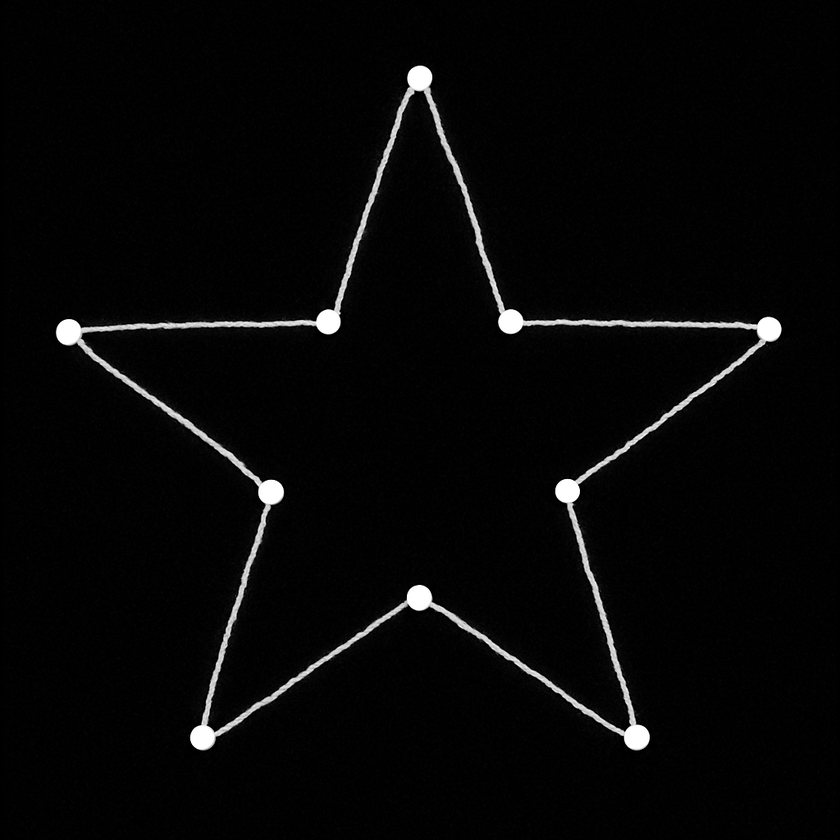
#> input picture src/custom_scripts/input.png, 840 x 840 px, shrunk from 1024 x 1024 before the run
$ python export_pos.py
#> lines starting #> are read from the running program, lines starting #| are printed output that depends on the picture; after the words box and inside, x2 and y2 are one past the last pixel; in counts of white or black regions, pixels touching at a corner belong together
import cv2
import numpy as np
import yaml
import math

# -------- Custom YAML Dumper for the exact format ----------
class InlineDictDumper(yaml.SafeDumper):
    def represent_dict(self, data):
        return self.represent_mapping('tag:yaml.org,2002:map', data, flow_style=False)

    def represent_list(self, data):
        # For lists of waypoints, use flow style (square brackets)
        if len(data) > 0 and isinstance(data[0], list) and len(data[0]) == 4:
            return self.represent_sequence('tag:yaml.org,2002:seq', data, flow_style=True)
        # For single waypoints, also use flow style
        elif len(data) == 4:
            return self.represent_sequence('tag:yaml.org,2002:seq', data, flow_style=True)
        # For other lists, use block style
        else:
            return self.represent_sequence('tag:yaml.org,2002:seq', data, flow_style=False)

InlineDictDumper.add_representer(dict, InlineDictDumper.represent_dict)
InlineDictDumper.add_representer(list, InlineDictDumper.represent_list)

# -------- Load & Process Image ----------
img = cv2.imread("input.png")  # input star image
#> img is the input picture: shape (840, 840, 3); mean B, G, R 7.2, 7.1, 7.1
gray = cv2.cvtColor(img, cv2.COLOR_BGR2GRAY)
edges = cv2.Canny(gray, 100, 200)
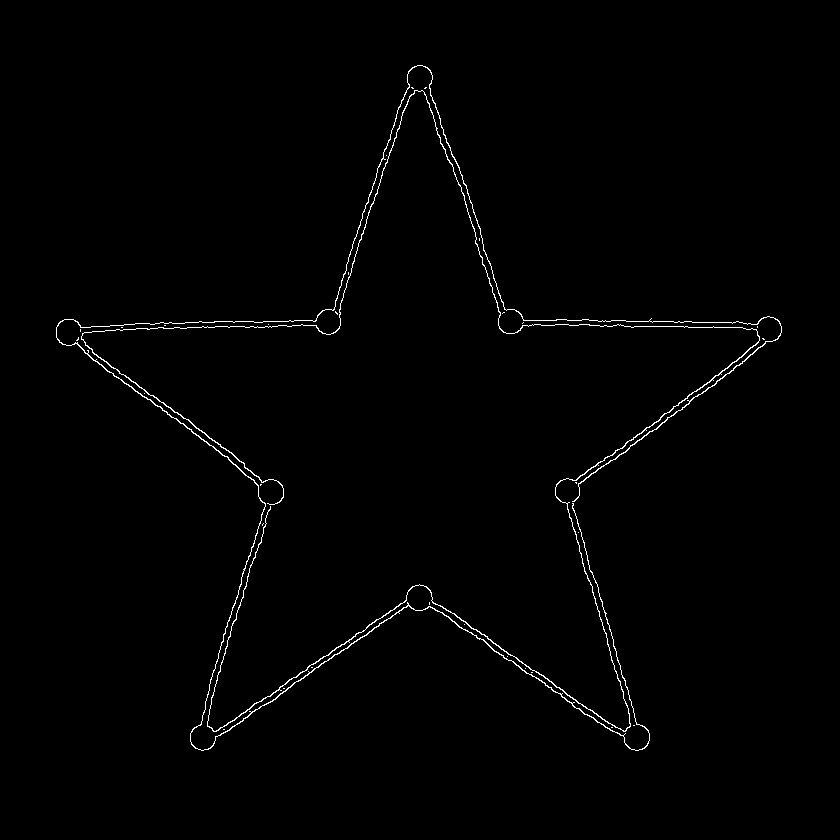
#> edges: shape (840, 840); 0.91% white in thin lines or dots, all inside (x1, y1, x2, y2) = (56, 65, 782, 751)

# Find contours
contours, _ = cv2.findContours(edges, cv2.RETR_EXTERNAL, cv2.CHAIN_APPROX_SIMPLE)
#> contours = 32 contours, 30 with area under 20; largest, box (x1, y1, x2, y2) and area: (56, 65, 782, 751) 733, (81, 90, 760, 732) 692
contour = max(contours, key=cv2.contourArea)
#> contour = contour of 2468 points, box (x1, y1, x2, y2) (56, 65, 782, 751), area 733

# Pick N points along contour
num_drones = 20
step = max(1, len(contour) // num_drones)
#> step = 123
points = [tuple(contour[i][0]) for i in range(0, len(contour), step)][:num_drones]
#> points = [(417, 65), (345, 271), (113, 375), (242, 573), (237, 724), (444, 615), (635, 750), (581, 536), (625, 685), (517, 665), (306, 675), (218, 658), (189, 428), (214, 322), (386, 148), (468, 195), (743, 323), (610, 460), (741, 363), (495, 282)]

# Scale & shift to center
points = [(float(x)/10.0, float(-y)/10.0) for (x,y) in points]  # divide to shrink
#> points = 20 items, first 6: (41.7, -6.5), (34.5, -27.1), (11.3, -37.5), (24.2, -57.3), (23.7, -72.4), (44.4, -61.5)

# -------- Build YAML Data ----------
data = {
    "num_drones": num_drones,
    "model": "iris",
    "initial_positions": {},
    "setpoints": {}
}

# Function to generate spiral waypoints similar to the example
def generate_spiral_waypoints(start_x, start_y, drone_id, num_waypoints=6):
    waypoints = []
    # Calculate angle offset based on drone ID to create a spiral pattern
    angle_offset = drone_id * (2 * math.pi / num_drones)

    for i in range(num_waypoints):
        # Create a spiral pattern similar to the example
        t = i * 0.5  # Time parameter
        radius = 0.5 * t  # Increasing radius   // size ချိန်ညှိရန်

        # Spiral equations
        x = start_x + radius * math.cos(t + angle_offset)
        y = start_y + radius * math.sin(t + angle_offset) + t * 1.5  # Add downward movement

        waypoints.append([round(x, 6), round(y, 6), -7.0, 0.0])

    return waypoints

for i, (x,y) in enumerate(points, start=1):
    data["initial_positions"][str(i)] = {
        "initial_pose": {"x": round(x, 2), "y": round(y, 2)}
    }

    # Generate spiral waypoints instead of simple downward ones
    data["setpoints"][str(i)] = generate_spiral_waypoints(x, y, i)
#> this loop made 20 passes
#> (x, y, angle_offset in generate_spiral_waypoints) on passes 1 to 12: (41.7, -6.5, 0.314), (34.5, -27.1, 0.628), (11.3, -37.5, 0.942), (24.2, -57.3, 1.26), (23.7, -72.4, 1.57), (44.4, -61.5, 1.88), (63.5, -75, 2.2), (58.1, -53.6, 2.51), (62.5, -68.5, 2.83), (51.7, -66.5, 3.14), (30.6, -67.5, 3.46), (21.8, -65.8, 3.77)
#> after the loop, data = 4 items

# -------- Save YAML --------
with open("drones.yaml", "w") as f:
    # Write the first three lines manually
    f.write(f"num_drones: {num_drones}\n")
    f.write("model: iris\n")
    f.write("initial_positions:\n")

    # Write initial positions with proper formatting
    for i in range(1, num_drones + 1):
        pos = data["initial_positions"][str(i)]["initial_pose"]
        f.write(f'  "{i}":  {{ initial_pose: {{ x: {pos["x"]} , y: {pos["y"]} }} }}\n')
#> this loop made 20 passes
#> pos on passes 1 to 12: {'x': 41.7, 'y': -6.5}, {'x': 34.5, 'y': -27.1}, {'x': 11.3, 'y': -37.5}, {'x': 24.2, 'y': -57.3}, {'x': 23.7, 'y': -72.4}, {'x': 44.4, 'y': -61.5}, {'x': 63.5, 'y': -75}, {'x': 58.1, 'y': -53.6}, {'x': 62.5, 'y': -68.5}, {'x': 51.7, 'y': -66.5}, {'x': 30.6, 'y': -67.5}, {'x': 21.8, 'y': -65.8}

    # Write setpoints section
    f.write("setpoints:\n")
    for i in range(1, num_drones + 1):
        f.write(f'  "{i}":\n')
        for waypoint in data["setpoints"][str(i)]:
            f.write(f'    - [{waypoint[0]}, {waypoint[1]}, {waypoint[2]}, {waypoint[3]}]\n')

# -------- Save Edge Image with Points --------
for (x,y) in points:
    cv2.circle(edges, (int(x*10), int(-y*10)), 5, (255,255,255), -1)
#> this loop made 20 passes
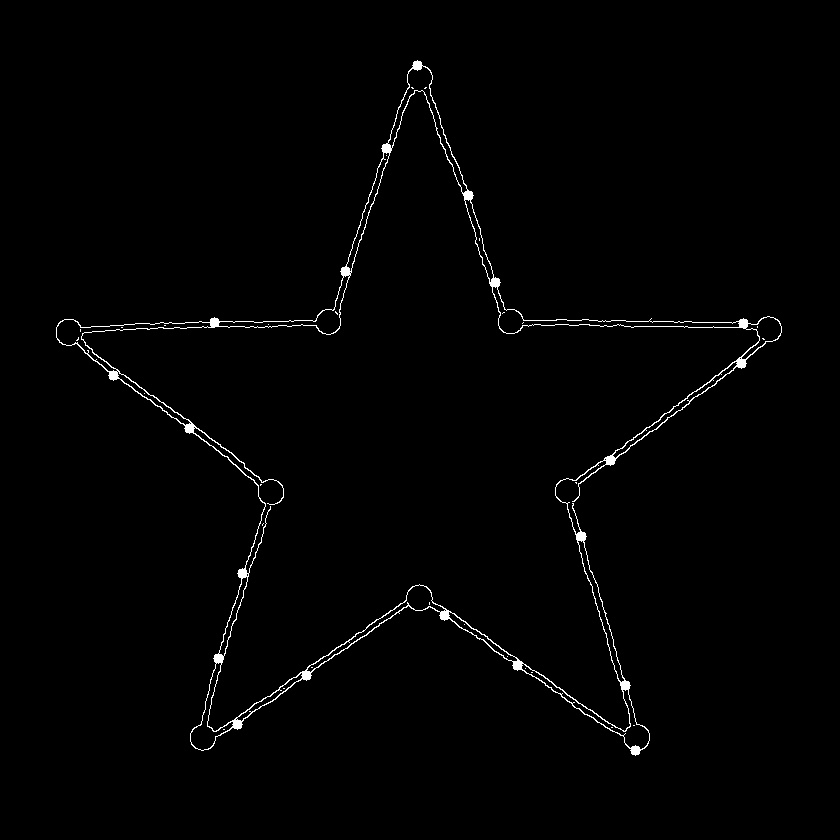
#> edges: shape (840, 840); 1.1% white in thin lines or dots, all inside (x1, y1, x2, y2) = (56, 60, 782, 756)

cv2.imwrite("edges_with_points.png", edges)

print("Generated drones.yaml and edges_with_points.png")
